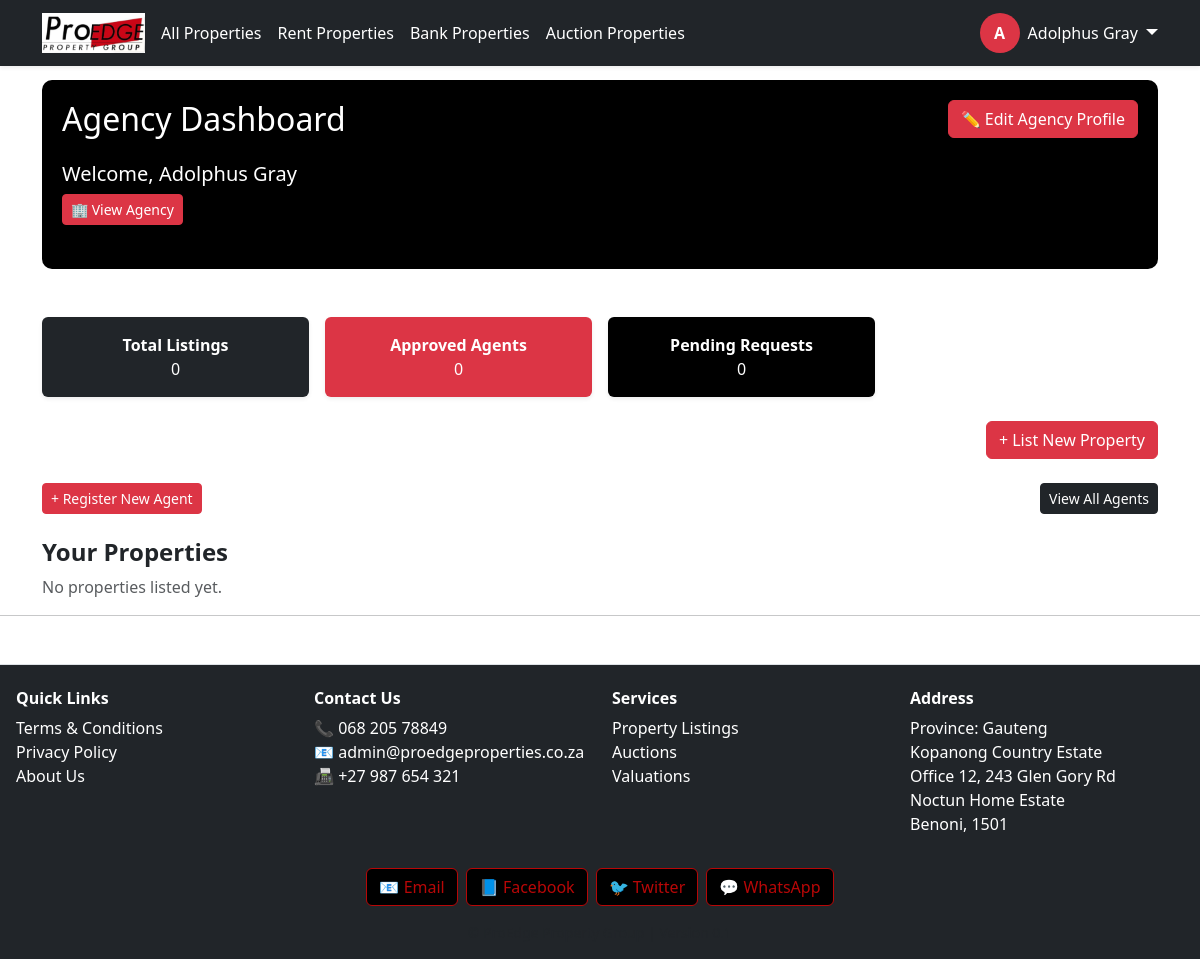
Page /dashboard/agency/ (signed in) on the committed database.
### proedge/models.py (models this page shows, shortened)
class CustomUser(AbstractUser):
    ROLE_CHOICES = [
        ('buyer', 'Buyer'),
        ('seller', 'Seller'),
        ('tenant', 'Tenant'),
        ('agency', 'Agency'),
        ('landlord', 'Landlord'),
        ('agent', 'Agent'),
        ('bank', 'Bank'),
        ('auctioneer', 'Auctioneer'),
    ]
    role = models.CharField(max_length=20, choices=ROLE_CHOICES)
    email = models.EmailField(unique=True)
    is_email_verified = models.BooleanField(default=False)

### proedge/views.py (the view)
# urls.py: path('dashboard/agency/', views.agency_dashboard, name='agency_dashboard'),
@login_required
def agency_dashboard(request):
    try:
        agency = request.user.agency_profile
    except Agency.DoesNotExist:
        return redirect("create_agency_profile")
    agents = AgentProfile.objects.filter(agency=agency)
    agent_users = [agent.user for agent in agents]
    agency_properties = Property.objects.filter(agency=agency)
    agent_listed_properties = Property.objects.filter(agent__in=agent_users)
    assigned_properties = Property.objects.filter(agents__in=agent_users)
    all_properties = (agency_properties | agent_listed_properties | assigned_properties).distinct().order_by('-created_at')
    grouped_properties = defaultdict(list)
    for prop in all_properties:
        grouped_properties[prop.status].append(prop)
    join_requests = AgentJoinRequest.objects.filter(agency=agency).order_by("-created_at")
    print("Agents in this agency:", agent_users)
    print("Properties listed by agents:", Property.objects.filter(agent__in=agent_users))
    print("Agency:", agency)
    print("Agents under agency:", agents)
    print("Agent users:", agent_users)
    print("Agent-listed properties:", agent_listed_properties)
    context = {
        "agency": agency,
        "agents": agents,
        "properties": all_properties,
        "grouped_properties": dict(grouped_properties),
        "join_requests": join_requests,
        "pending_requests_count": join_requests.filter(is_approved=False).count(),
        "approved_requests_count": join_requests.filter(is_approved=True).count(),
        "rejected_requests_count": join_requests.filter(is_approved=False).exclude(is_approved=None).count(),
    }
    return render(request, "proedge/agency_dashboard.html", context)

### listings/models.py (called while the page is built)
    def __str__(self):
        return self.name

### proedge/templates/proedge/agency_dashboard.html
{% extends "base.html" %}
{% block content %}
<div class="container my-5 text-white" style="background-color: #000; border-radius: 10px; padding: 20px;">
  <div class="d-flex justify-content-between align-items-center mb-4">
    <h2 class="mb-0 text-white">Agency Dashboard</h2>
    <a href="{% url 'edit_agency_profile' %}" class="btn btn-danger text-white">✏️ Edit Agency Profile</a>
  </div>
  <div class="mb-4">
    <h5 class="text-white">Welcome, {{ request.user.get_full_name }}</h5>
    <a href="{% url 'view_agency_profile' %}" class="btn btn-danger btn-sm text-white">🏢 View Agency</a>
  </div>
</div>
<div class="row g-3 mb-4">
  <div class="col-md-3 col-sm-6">
    <div class="bg-dark text-white rounded p-3 text-center shadow-sm">
      <strong>Total Listings</strong><br>{{ properties.count }}
    </div>
  </div>
  <div class="col-md-3 col-sm-6">
    <div class="bg-danger text-white rounded p-3 text-center shadow-sm">
      <strong>Approved Agents</strong><br>{{ agents.count }}
    </div>
  </div>
  <div class="col-md-3 col-sm-6">
    <div class="bg-black text-white rounded p-3 text-center shadow-sm">
      <strong>Pending Requests</strong><br>{{ join_requests.count }}
    </div>
  </div>
</div>
<div class="text-end mt-3 mb-4">
  <a href="{% url 'submit_property' %}" class="btn btn-danger">+ List New Property</a>
</div>
<div class="d-flex justify-content-between align-items-center mb-3">
  <a href="{% url 'create_agent' %}" class="btn btn-sm btn-danger">+ Register New Agent</a>
  <a href="{% url 'view_agents' %}" class="btn btn-sm btn-dark">View All Agents</a>
</div>
<div class="mt-4">
  <h4 class="fw-bold">Your Properties</h4>
  {% if grouped_properties %}
    {% for status, properties in grouped_properties.items %}
      <h5 class="mt-4 text-primary">{{ status|title }} Listings</h5>
      <div class="table-responsive shadow-sm rounded-3">
        <table class="table table-hover align-middle mb-0">
          <thead class="table-dark text-white">
            <tr>
              <th scope="col">Title</th>
              <th scope="col">Location</th>
              <th scope="col">Price</th>
              <th scope="col">Status</th>
              <th scope="col">Listed By</th>
              <th scope="col" class="text-center">Actions</th>
            </tr>
          </thead>
          <tbody>
            {% for property in properties %}
              <tr>
                <td class="fw-semibold">{{ property.title }}</td>
                <td>{{ property.location }}</td>
                <td class="text-success">R{{ property.price|floatformat:2 }}</td>
                <td>
                  {% if property.status == 'available' or property.status == 'approved' %}
                    <span class="badge bg-success">Available</span>
                  {% elif property.status == 'sold' %}
                    <span class="badge bg-danger">Sold</span>
                  {% elif property.status == 'pending' %}
                    <span class="badge bg-warning text-dark">Pending</span>
                  {% else %}
                    <span class="badge bg-secondary">{{ property.status|title }}</span>
                  {% endif %}
                </td>
                <td>
                  {% if property.agent %}
                    <span class="badge bg-info">{{ property.agent.get_full_name|default:property.agent.username }}</span>
                    <small class="text-muted ms-1">(Listed by agent)</small>
                  {% elif property.agency %}
                    <span class="badge bg-primary">{{ property.agency.name }}</span>
                    <small class="text-muted ms-1">(Listed by agency)</small>
                    {% if property.agents.exists %}
                      <div class="mt-1">
                        {% for agent in property.agents.all %}
                          <span class="badge bg-danger me-1">{{ agent.get_full_name|default:agent.username }}</span>
                        {% endfor %}
                        <small class="text-muted ms-1">(Assigned)</small>
                      </div>
                    {% endif %}
                  {% else %}
                    <span class="text-muted">No agent assigned</span>
                  {% endif %}
                </td>
                <td class="text-center">
                  <div class="d-flex flex-wrap gap-2 justify-content-center">
                    <a href="{% url 'property_detail' property.pk %}" class="btn btn-sm btn-outline-light text-dark">View</a>
                    <a href="{% url 'edit_property' property.pk %}" class="btn btn-sm btn-danger text-white">Edit</a>
                    {% if property.status == 'approved' or property.status == 'available' %}
                      <a href="{% url 'mark_property_sold' property.pk %}" class="btn btn-sm btn-outline-danger text-danger">Mark Sold</a>
                    {% elif property.status == 'sold' %}
                      <a href="{% url 'mark_property_available' property.pk %}" class="btn btn-sm btn-dark text-white">Mark Available</a>
                    {% endif %}
                    {% if request.user.role == 'agency' %}
                      <a href="{% url 'assign_agent_to_property' property.pk %}" class="btn btn-sm btn-dark text-white">Assign Agent</a>
                    {% endif %}
                  </div>
                </td>
              </tr>
            {% endfor %}
          </tbody>
        </table>
      </div>
    {% endfor %}
  {% else %}
    <p class="text-muted">No properties listed yet.</p>
  {% endif %}
</div>
{% endblock %}

### proedge/templates/base.html (shortened to what this page needs)
{% load static %}
<!DOCTYPE html>
<html lang="en">
<head>
     <link rel="stylesheet" href="https://unpkg.com/leaflet@1.9.5/dist/leaflet.css"
/>
    <link href="https://cdn.jsdelivr.net/npm/bootstrap@5.3.0/dist/css/bootstrap.min.css" rel="stylesheet">
    <link rel="stylesheet" href="https://cdnjs.cloudflare.com/ajax/libs/font-awesome/6.4.0/css/all.min.css">
    <link rel="stylesheet" href="{% static 'proedge/css/style.css' %}">
    <link rel="stylesheet" href="https://cdn.jsdelivr.net/npm/lightgallery@2.7.1/css/lightgallery.min.css">
    <link rel="stylesheet" href="https://unpkg.com/leaflet/dist/leaflet.css" />
    <link rel="stylesheet" href="https://unpkg.com/leaflet@1.9.5/dist/leaflet.css"
/>
<link rel="stylesheet" href="https://cdn.jsdelivr.net/npm/lightgallery@2.7.1/css/lightgallery-bundle.min.css" />
<link rel="stylesheet" href="https://cdn.jsdelivr.net/npm/lightgallery@2.7.1/plugins/thumbnail/lg-thumbnail.min.css">
<link rel="stylesheet" href="https://cdn.jsdelivr.net/npm/lightgallery@2.7.1/plugins/zoom/lg-zoom.min.css">
<link rel="stylesheet" href="https://cdn.jsdelivr.net/npm/lightgallery@2.7.1/plugins/fullscreen/lg-fullscreen.min.css">
<link rel="stylesheet" href="https://cdn.jsdelivr.net/npm/lightgallery@2.7.1/plugins/share/lg-share.min.css">
<link rel="stylesheet" href="https://cdn.jsdelivr.net/npm/lightgallery@2.7.1/plugins/pager/lg-pager.min.css">
</head>
<body>
<nav class="navbar navbar-expand-lg navbar-dark bg-dark fixed-top shadow-sm">
  <div class="container">
    <a class="navbar-brand fw-bold me-1" href="/">
      <img src="{% static 'images/logo.png' %}" alt="ProEdge Logo" style="height: 40px;">
    </a>
    <div class="collapse navbar-collapse" id="navbarMain">
      <ul class="navbar-nav me-auto mb-2 mb-lg-0 flex-wrap justify-content-start">
        <li class="nav-item flex-fill flex-lg-auto mb-1 mb-lg-0">
          <a class="nav-link btn btn-outline-danger text-white w-100 text-center mx-1 px-1 {% if request.path == '/' or request.path == '/properties/' %}active{% endif %}" href="{% url 'property_list' %}">All Properties</a>
        </li>
        <li class="nav-item flex-fill flex-lg-auto mb-1 mb-lg-0">
          <a class="nav-link btn btn-outline-danger text-white w-100 text-center mx-1 px-1 {% if request.path == '/rent/' %}active{% endif %}" href="{% url 'property_list' %}">Rent Properties</a>
        </li>
        <li class="nav-item flex-fill flex-lg-auto mb-1 mb-lg-0">
          <a class="nav-link btn btn-outline-danger text-white w-100 text-center mx-1 px-1 {% if request.path == '/bank/' %}active{% endif %}" href="{% url 'property_list' %}">Bank Properties</a>
        </li>
        <li class="nav-item flex-fill flex-lg-auto mb-1 mb-lg-0">
          <a class="nav-link btn btn-outline-danger text-white w-100 text-center mx-1 px-1 {% if request.path == '/auctions/' %}active{% endif %}" href="{% url 'property_list' %}">Auction Properties</a>
        </li>
      </ul>
      <div class="d-flex flex-wrap align-items-center mt-2 mt-lg-0">
        {% if user.is_authenticated %}
          <div class="dropdown d-flex align-items-center">
            <a class="d-flex align-items-center text-decoration-none text-white me-2" href="{% url 'dashboard_redirect' %}">
              <div class="rounded-circle bg-danger text-white d-flex justify-content-center align-items-center fw-bold" style="width: 40px; height: 40px;">
                {{ user.get_full_name|default:user.username|slice:":1"|upper }}
              </div>
              <span class="ms-2 d-none d-lg-inline">{{ user.get_full_name|default:user.username }}</span>
            </a>
            <a class="dropdown-toggle text-white fs-5 ms-auto" href="#" id="userDropdown" data-bs-toggle="dropdown" aria-expanded="false"></a>
          </div>
        {% else %}
          <div class="d-flex flex-wrap gap-1">
            <a class="btn btn-outline-danger text-white px-2 fw-semibold" href="{% url 'login' %}">Login</a>
            <a class="btn btn-danger px-2 fw-semibold" href="{% url 'register' %}">Register</a>
          </div>
        {% endif %}
      </div>
    </div>
  </div>
</nav>
<main class="container mt-4">
  {% block content %}{% endblock %}
</main>
<hr>
<footer class="bg-dark text-white mt-5 pt-4 pb-3 border-top">
  <div class="container-fluid px-2">
    <div class="row">
      <div class="col-6 col-md-3 mb-3 text-center text-md-start">
        <h6 class="fw-bold mb-2">Quick Links</h6>
        <ul class="list-unstyled">
          <li><a href="#" class="text-white text-decoration-none">Terms & Conditions</a></li>
          <li><a href="#" class="text-white text-decoration-none">Privacy Policy</a></li>
          <li><a href="#" class="text-white text-decoration-none">About Us</a></li>
        </ul>
      </div>
      <div class="col-6 col-md-3 mb-3 text-center text-md-start">
        <h6 class="fw-bold mb-2">Contact Us</h6>
        <ul class="list-unstyled">
          <li>📞 068 205 78849</li>
          <li>📧 <a href="mailto:admin@proedgeproperties.co.za" class="text-white text-decoration-none">admin@proedgeproperties.co.za</a></li>
          <li>📠 +27 987 654 321</li>
        </ul>
      </div>
      <div class="col-6 col-md-3 mb-3 text-center text-md-start">
        <h6 class="fw-bold mb-2">Services</h6>
        <ul class="list-unstyled">
          <li><a href="#" class="text-white text-decoration-none">Property Listings</a></li>
          <li><a href="#" class="text-white text-decoration-none">Auctions</a></li>
          <li><a href="#" class="text-white text-decoration-none">Valuations</a></li>
        </ul>
      </div>
      <div class="col-6 col-md-3 mb-3 text-center text-md-start">
        <h6 class="fw-bold mb-2">Address</h6>
        <ul class="list-unstyled">
          <li>Province: Gauteng</li>
          <li>Kopanong Country Estate</li>
          <li>Office 12, 243 Glen Gory Rd</li>
          <li>Noctun Home Estate</li>
          <li>Benoni, 1501</li>
        </ul>
      </div>
    </div>
    <div class="d-flex justify-content-center flex-wrap gap-2 mb-3">
      <a href="mailto:info@youthportal.com" class="social-btn">📧 Email</a>
      <a href="https://facebook.com" target="_blank" class="social-btn">📘 Facebook</a>
      <a href="https://twitter.com" target="_blank" class="social-btn">🐦 Twitter</a>
      <a href="https://wa.me/1234567890" target="_blank" class="social-btn">💬 WhatsApp</a>
    </div>
    <div class="text-center text-muted small">&copy; {{ now|date:"Y" }} ProEdge Property Group | Version 0.1</div>
  </div>
</footer>
</body>
</html>

### proedge/templates/base.html (style rules this page uses)
footer { padding-left: 0.5rem; padding-right: 0.5rem; }
body, html { overflow-x: hidden; }
.navbar-brand img { max-height: 40px; }
.social-btn { padding: 6px 12px; border-radius: 6px; border: 1px solid #b80707; color: #b80707; background-color: #000; text-decoration: none; transition: all 0.3s ease; }
.social-btn { display: inline-block; padding: 6px 12px; border-radius: 6px; background-color: #000; color: #b80707; font-weight: 500; text-decoration: none; transition: all 0.3s ease; border: 1px solid #b80707; }

### rows in the picture
CustomUser: get_full_name "A", get_full_name "Adolphus Gray", user.get_full_name "Adolphus Gray"

### other values in the picture
{{ properties.count }} "0"
{{ agents.count }} "0"
{{ join_requests.count }} "0"
